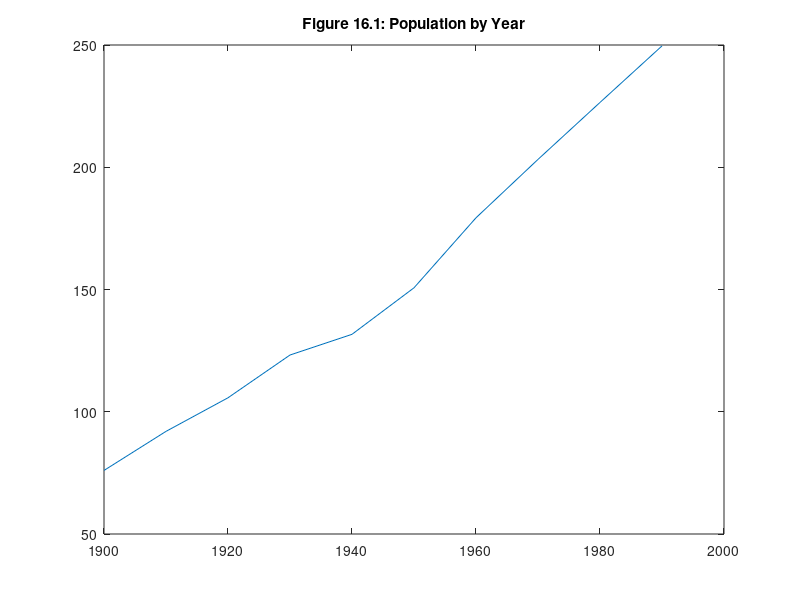

The MATLAB script that drew this image:
%(mm1601.m plot)
t = (1900:10:1990)';
p = [ 75.995;  91.972; 105.711; 123.203; 131.669;
     150.697; 179.323; 203.212; 226.505; 249.633];
plot(datenum(t,1,1),p)
datetick('x','yyyy') % use 4-digit year on the x-axis
title('Figure 16.1: Population by Year')
